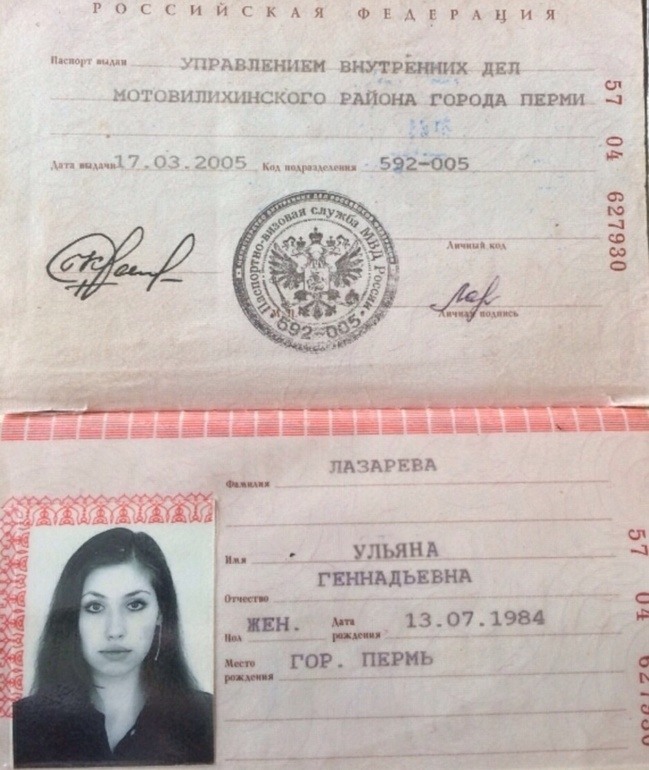
#> input picture Project/bad.jpg, 649 x 770 px; its folder holds 2 pictures in this run
$ jupyter execute --allow-errors 'Text detection.ipynb'
#> lines starting #> are read from the running program, lines starting #| are printed output that depends on the picture; after the words box and inside, x2 and y2 are one past the last pixel; in counts of white or black regions, pixels touching at a corner belong together
[cell 1]
from PIL import Image
import pytesseract
import cv2
import os
import shutil
from pyaspeller import Word
from pyaspeller import YandexSpeller

pytesseract.pytesseract.tesseract_cmd = r"C:\Program Files\Tesseract-OCR\tesseract.exe"

## Картинку в текст и просмотр ошибок в %

[cell 2]
def pic_to_text(image):

#> called with image = 'bad.jpg'
    preprocess = "thresh"

#     загрузить образ и преобразовать его в оттенки серого
    image = cv2.imread(image)
#> image is the input picture: shape (770, 649, 3); mean B, G, R 181.3, 185.1, 196.6
    gray = cv2.cvtColor(image, cv2.COLOR_BGR2GRAY)
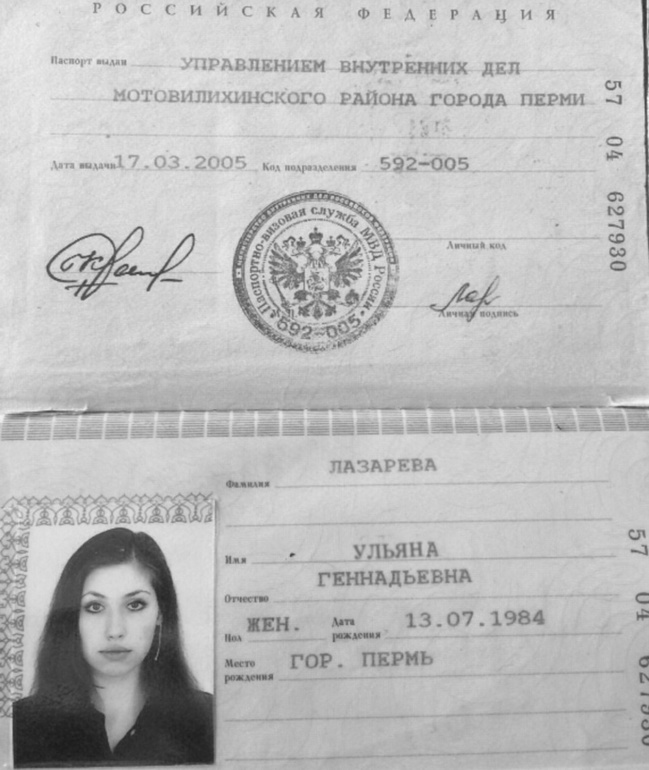
#> gray: shape (770, 649); min 26, max 248, mean 188.1

    # проверьте, следует ли применять пороговое значение для предварительной обработки изображения
    if preprocess == "thresh":
        gray = cv2.threshold(gray, 0, 255,
            cv2.THRESH_BINARY | cv2.THRESH_OTSU)[1]
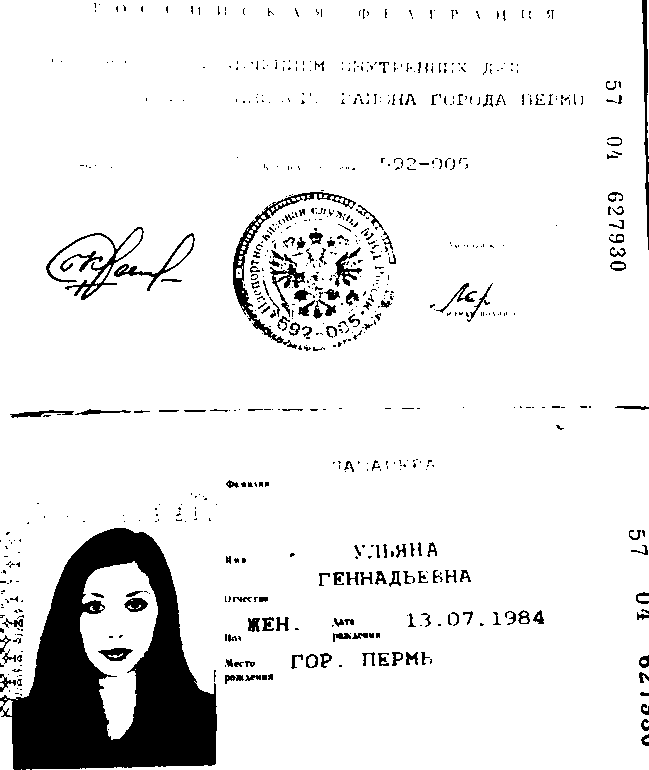
#> gray: shape (770, 649); 91.2% white; 717 black regions (552 under 20 px), largest, box (x1, y1, x2, y2) and area: (0, 528, 217, 770) 26945, (233, 192, 356, 349) 1649, (46, 227, 144, 300) 922

    # если нужно медианное размытие, чтобы удалить шум
    elif preprocess == "blur":
        gray = cv2.medianBlur(gray, 3)

    # сохраним временную картинку в оттенках серого, чтобы можно было применить к ней OCR
    filename = "{}.png".format(os.getpid())
    cv2.imwrite(filename, gray)

    # Теперь применим OCR к изображению, используя pytesseract:
    # загрузка изображения в виде объекта image Pillow, применение OCR, а затем удаление временного файла
    text = pytesseract.image_to_string(Image.open(filename), lang='rus')
    os.remove(filename)
    return text

[cell 3]
def check_spec_symbols(test_str):
#     pattern = r'[^\.a-z0-9]'
    pattern = r'[^\.a-zA-Zа-яА-Я]'
    if re.search(pattern, test_str):
        #Character other then . a-z 0-9 was found
        return True
    else:
        #No character other then . a-z 0-9 was found
        return False

[cell 4]
def get_clean_text(name):
    t = pic_to_text(name)

    speller = YandexSpeller()
    text = t
    spl = text.split()

    for el in spl:
        if (len(el) == 1 or check_spec_symbols(el)):
            spl.remove(el)

    count = 0
    for el in spl:
        check = Word(el)
        if (check.correct == False):
            count += 1
            # create df and fill in
        #     print('el: {}, correct: {}, count: {}'.format(el, check.correct, count))
    perc = count / len(spl) * 100
    print('{}% of mistakes!'.format(perc))

[cell 5]
get_clean_text('bad.jpg')
#> (the call stopped at in pic_to_text, `text = pytesseract.image_to_string(Image.open(filename), lang='rus')`: pytesseract is not available in this run)
